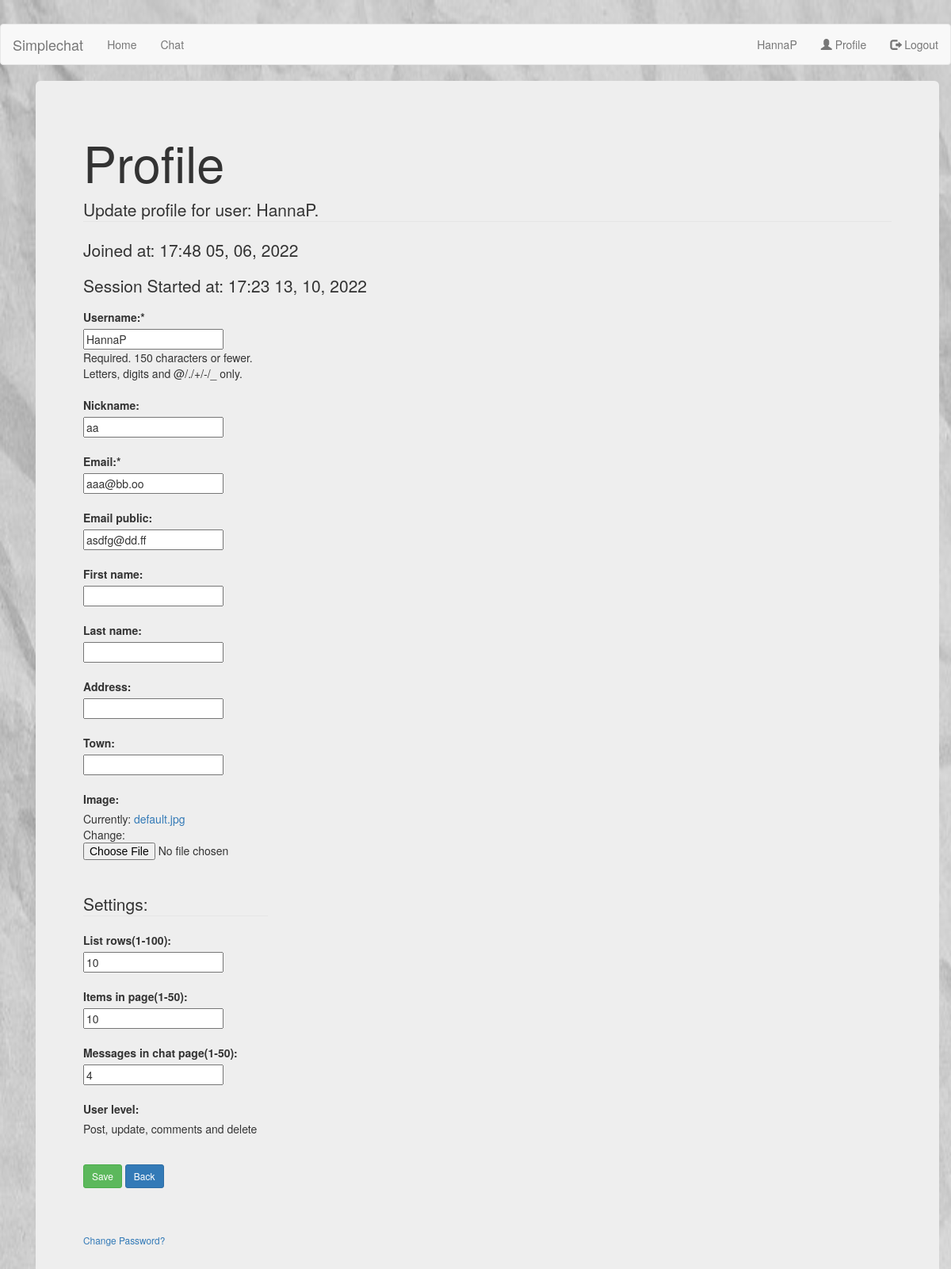
Before: /profile/ (signed in) with the older database file.
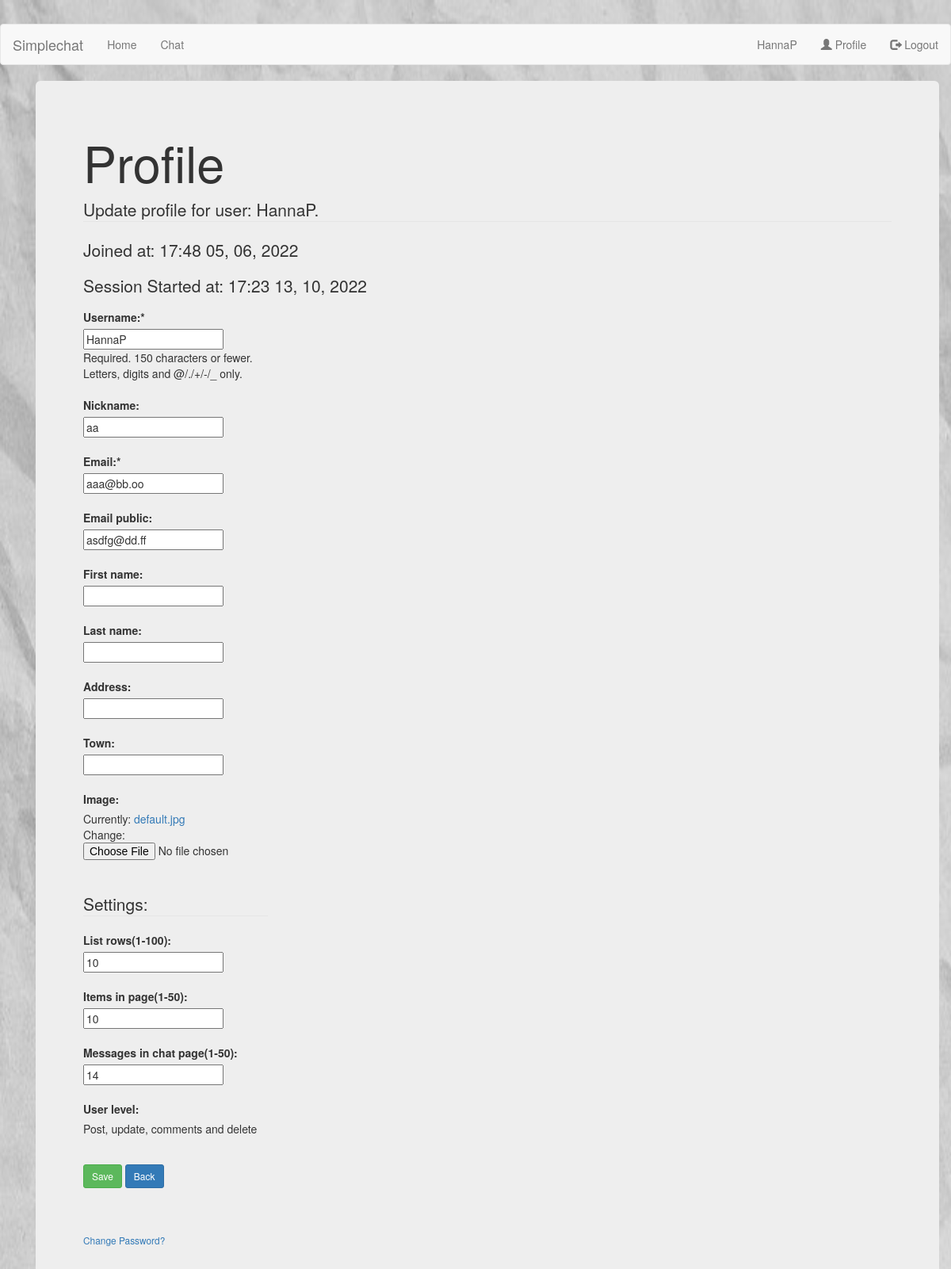
After: the same page with the newer database file.
### users/models.py (models this page shows, shortened)
class Profile(models.Model):
    user = models.OneToOneField(User, on_delete=models.CASCADE)
    nickname = models.CharField(max_length=40, blank=True)
    club = models.CharField(max_length=200, blank=True)
    call = models.CharField(max_length=200, blank=True)
    qth = models.CharField(max_length=200, blank=True)
    address = models.CharField(max_length=200, blank=True)
    email_public = models.EmailField(max_length=200, blank=True)
    town = models.CharField(max_length=200, blank=True)
    country = models.CharField(max_length=200, blank=True)
    user_level= models.PositiveIntegerField(default=10)
    list_rows= models.PositiveIntegerField(default=10)
    items_in_page= models.PositiveIntegerField(default=10)
    messages_in_chat_page= models.PositiveIntegerField(default=10)
    image = models.ImageField(default='default.jpg', upload_to='profile_pics')

### users/views.py (the view)
# urls.py: path('profile/', user_views.profile, name='profile'),
@login_required
def profile(request):
    if request.method == 'POST':
        u_form = UserUpdateForm(request.POST, instance=request.user)
        p_form = ProfileUpdateForm(request.POST,
                                    request.FILES, # For Profile Pic
                                    instance=request.user.profile)
        if u_form.is_valid() and p_form.is_valid():
            u_form.save()
            p_form.save()
            messages.success(request, f'Your account has been updated!')
            return redirect('chat-home')
    else:
        user_level_int = request.user.profile.user_level
        if user_level_int > 4:
            user_level_tmp = 'Post, update, comments and delete'
        elif user_level_int > 3:
            user_level_tmp = 'Post, update and comments'
        else:
            user_level_tmp = 'Read only'
        u_form = UserUpdateForm(instance=request.user)
        p_form = ProfileUpdateForm(instance=request.user.profile)
    context = {
        'form': u_form,
        'p_form': p_form,
        'title': 'profile',
        'user_level': user_level_tmp
    }
    return render(request, 'users/profile.html', context)

### users/forms.py
class UserUpdateForm(forms.ModelForm):
    email = forms.EmailField()
    class Meta:
        model = User
        fields = ['username', 'first_name', 'last_name', 'email']

class ProfileUpdateForm(forms.ModelForm):
    class Meta:
        model = Profile
        fields = ['nickname', 'email_public', 'list_rows','messages_in_chat_page',
         'items_in_page', 'address', 'town', 'image']

### users/templates/users/profile.html (shortened to what this page needs)
{% extends "chat/base.html" %}
{% block content %}
<div class="container">
	<div class="jumbotron">
		<h1>Profile</h1>
		<form method="POST" enctype="multipart/form-data">
			<fieldset class="form-group">
				<legend class="border-bottom mb-4">Update profile for user: {{ user }}.</legend>
				<p>Joined at: {{ user.date_joined |date:"H:i d, m, Y"}}</p>
				<p>Session Started at: {{ user.last_login |date:"H:i d, m, Y" }}</p>
				<div class="row">
					<div class="col-sm-3">
						<label>Username:*</label><br>
						{{ form.username }}
						{{ form.username.help_text }}
						{{ form.username.errors }} <br><br>
						<label>Nickname:</label><br>
						{{ p_form.nickname }}
						{{ p_form.nickname.errors }} <br><br>
						<label>Email:*</label><br>
						{{ form.email }}
						{{ form.email.errors }} <br><br>
						<label>Email public:</label><br>
						{{ p_form.email_public }}
						{{ p_form.email_public.errors }} <br><br>
						<label>First name:</label><br>
						{{ form.first_name }}<br><br>
						<label>Last name:</label><br>
						{{ form.last_name }}<br><br>
						<label>Address:</label><br>
						{{ p_form.address }}<br><br>
						<label>Town:</label><br>
						{{ p_form.town }}<br><br>
						<label>Image:</label><br>
						{{ p_form.image }}<br><br>
						<legend class="border-bottom mb-4">Settings:</legend>
						<label>List rows(1-100):</label><br>
						{{ p_form.list_rows }}<br><br>
						<label>Items in page(1-50):</label><br>
						{{ p_form.items_in_page }}<br><br>
						<label>Messages in chat page(1-50):</label><br>
						{{ p_form.messages_in_chat_page }}<br><br>
						<label>User level:</label><br>
						{{ user_level }}<br><br>
					</div>
				</div>
			</fieldset>
			<div class="form-group">
				<button class="btn btn-success btn-sm mt-1 mb-1" type="submit">Save</button>
				<a class="btn btn-primary btn-sm mt-1 mb-1" href="javascript:history.go(-1)">Back</a>
			</div>
			<br><br>
			<small class="text-muted ml-2">
				<a href="{% url 'change_password' %}">Change Password?</a>
			</small>
		</form>
	</div>
</div>
{% endblock content %}

Changed rows visible on the page:
changed Profile "aa": messages_in_chat_page "4" → "14"
